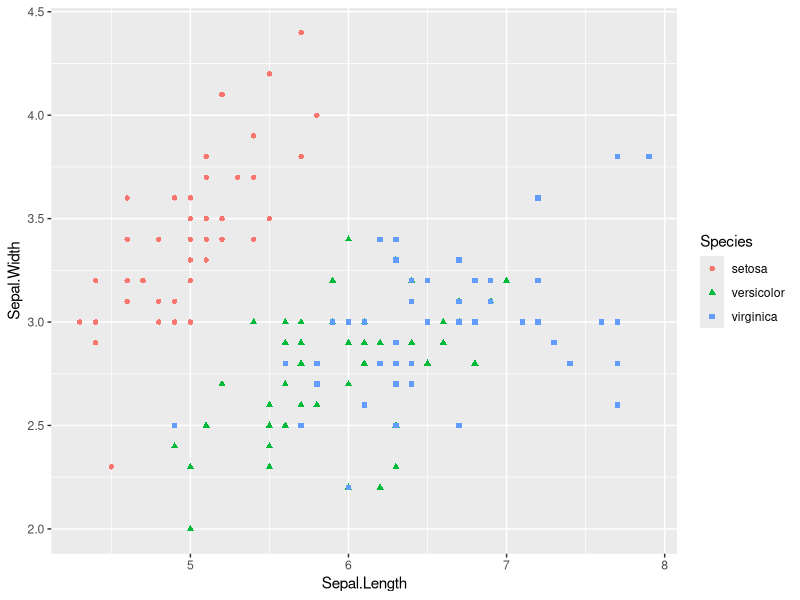
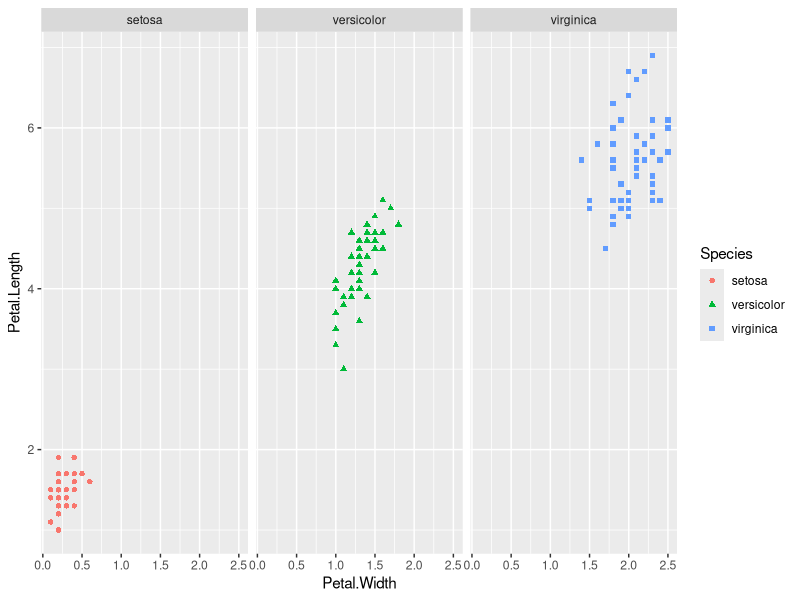
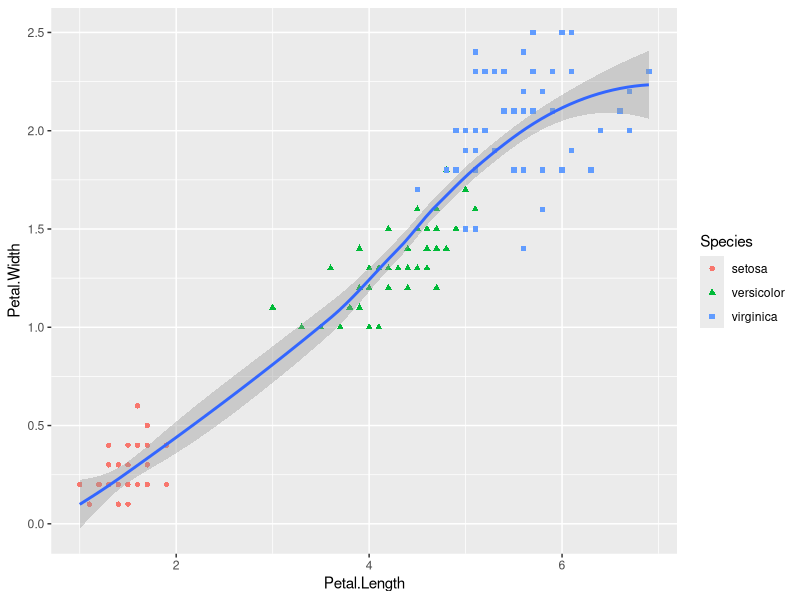
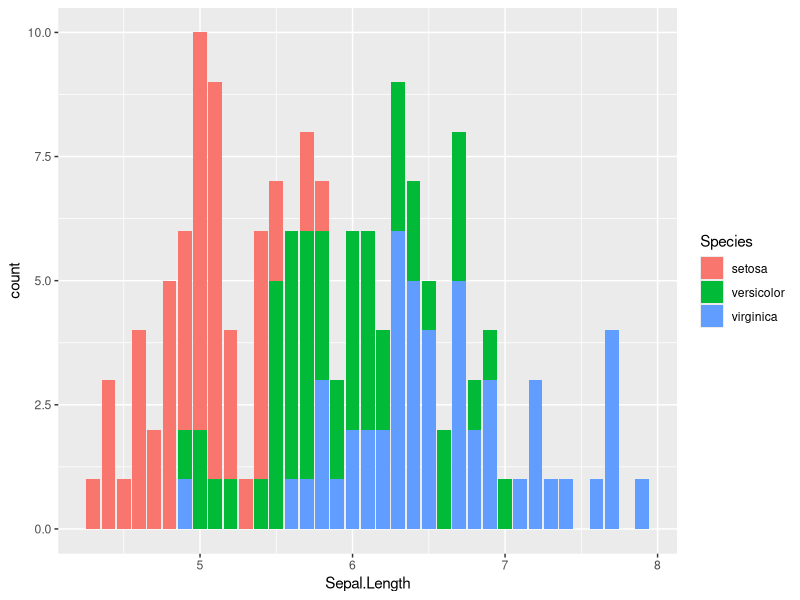

The R script that drew these images, in order:
#task 3 Visualizations 

#load in packages
library(tidyverse)

#look at the data. we can see the frist 6 and last 6, there are 150 total samples
head(iris)
tail(iris)
str(iris)

#Now Lets make a graph
ggplot(data = iris) + 
  geom_point(mapping = aes(x = Sepal.Length, y = Sepal.Width, color = Species, shape = Species))

#Question.) what can we learn about the species when comparing sepal length and sepal width.
#Answer.) from the data displayed we can see that setosa species seems to have wider a wider sepal while versicolor and virginica have similar sepal length and widths. 

#Make a graph comparing petal length and petal width for each species 
ggplot(data = iris) + 
  geom_point(mapping = aes(x = Petal.Width, y = Petal.Length, color = Species, shape = Species))+
  facet_wrap(~ Species)
#QUestion.)WHat are the differences in the petals between the sepcies?
#Answer.) Setosa has relatively small petals, where as vesicolor have biger petals thans setosa and small petals than Virginica so they can be considered medium sized, Virginica has the largest petals out of all the species.


#Make a graph compareing the petals width and length and put a line of best fit on it.
ggplot(data = iris) + 
  geom_point(mapping = aes(x = Petal.Length, y = Petal.Width, color = Species, shape = Species))+
  geom_smooth(mapping = aes(x= Petal.Length, y = Petal.Width))
  
#What does that line of best fit tell us about the iris data?
#This tells us as we change specie left to righ we are getting bigger petals for the species. It is a gradual icrease, as Petal length increases so does Petal width.

#Creat a ar chart using the data
ggplot(data = iris, mapping = aes(x = Sepal.Length, fill = Species)) +
  geom_bar()
#What does this graph tell us about the data?
#This graph tells us the amount of Species that have the same sepal.Length.

